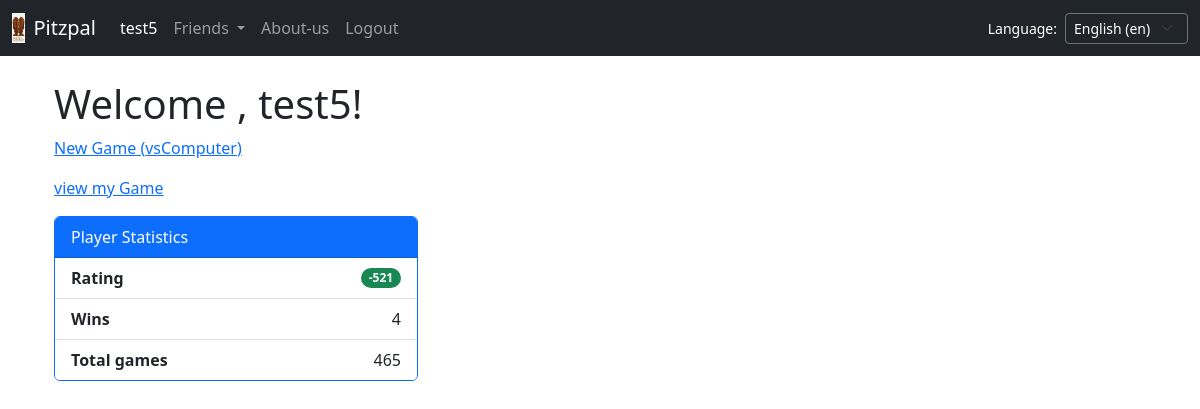
Before: /home/ (signed in) with the older database file.
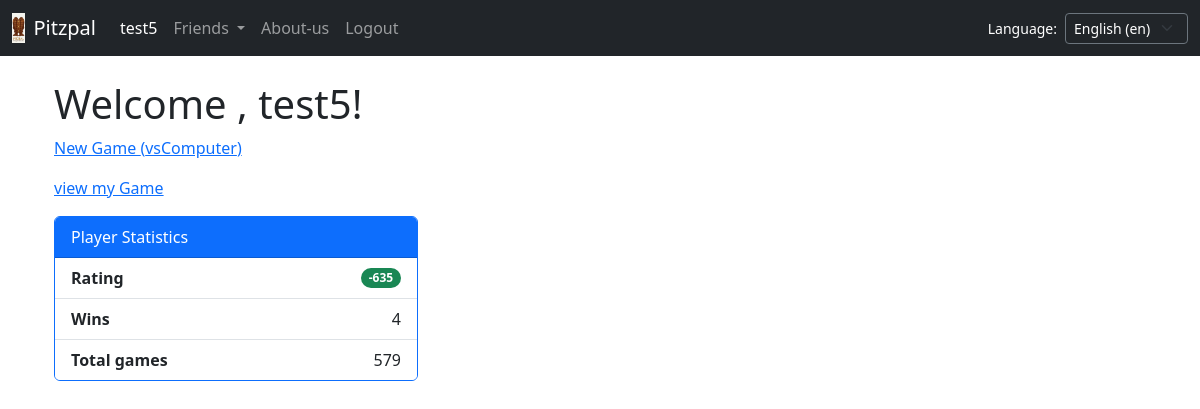
After: the same page with the newer database file.
### crm/models.py (models this page shows, shortened)
class User(AbstractUser):
    ph = models.BigIntegerField(default=0)
    dob = models.DateField(default=datetime.date(2000, 1, 1))
    email = models.EmailField(unique=True)
    rating = models.IntegerField(default=100)
    wins = models.PositiveIntegerField(default=0)
    total = models.PositiveIntegerField(default=0)

### home/views.py (the view)
# urls.py: path("", views.home_view, name="home"),
def home_view(request):
    context = {
        "page_title": "Home Page",
        "welcome_message": "Welcome to our site!",
    }
    return render(request, "home/home.html", context)

### home/templates/home/home.html (shortened to what this page needs)
{% extends 'common/base.html' %}
{% load i18n %}
{% block content %}
<div class="container mt-4">
    <div class="row">
        <div id="pitzpal-main-container">
            <h1>{% trans "Welcome" %} , {{ user.username }}!</h1>
            <frame>
            <p><a href="{%url 'new_game' 1 %}"> {% trans "New Game" %} ({% trans "vsComputer" %}) </a></p>
            </frame>
            <frame>
            <p><a href="{%url 'game_list' %}"> {% trans "view my Game" %} </a></p>
            </frame>
        </div>
    </div>
    <frame>
    <div>
        <div class="col-md-4">
            <div class="card border-primary">
                <div class="card-header bg-primary text-white">
                    {% trans "Player Statistics" %}
                </div>
                <ul class="list-group list-group-flush">
                    <li class="list-group-item d-flex justify-content-between align-items-center">
                        <strong>{% trans "Rating" %}</strong>
                        <span class="badge bg-success rounded-pill">{{ user.rating }}</span>
                    </li>
                    <li class="list-group-item d-flex justify-content-between align-items-center">
                        <strong>{% trans "Wins" %}</strong>
                        <span>{{ user.wins }}</span>
                    </li>
                    <li class="list-group-item d-flex justify-content-between align-items-center">
                        <strong>{% trans "Total games" %}</strong>
                        <span>{{ user.total }}</span>
                    </li>
                </ul>
            </div>
        </div>
    </div>
    </frame>
</div>
{% endblock %}

### home/templates/common/base.html (shortened to what this page needs)
{% load i18n %}
{% load static %}
<!doctype html>
<html lang="{{ LANGUAGE_CODE }}">
    <head>
        <link href="https://cdn.jsdelivr.net/npm/bootstrap@5.3.0/dist/css/bootstrap.min.css" rel="stylesheet" />
    </head>
    <body>
        <nav class="navbar navbar-expand-lg navbar-dark bg-dark">
            <div class="container-fluid">
                <a class="navbar-brand d-flex align-items-center" href="#">
                    <img src="{% static 'images/logo.png' %}" alt="Pitzpal Logo" height="30" class="me-2">
                    <span>{% trans "Pitzpal" %} </span>
                </a>
                <div class="collapse navbar-collapse" id="navbarNav">
                    <ul class="navbar-nav me-auto">
                        <li class="nav-item">
                            <a class="nav-link active" href="/home">{{ user.username }}</a>
                        </li>
                        <li class="nav-item dropdown">
                            <a class="nav-link dropdown-toggle" href="#" id="friendsDropdown" role="button" data-bs-toggle="dropdown" aria-expanded="false">
                                {% trans "Friends" %}
                            </a>
                        </li>
                        <li class="nav-item">
                            <a class="nav-link" href="/about">{% trans "About-us" %}</a>
                        </li>
                        <li class="nav-item">
                            {% if user.is_authenticated %}
                                <form action="{% url 'logout' %}" method="post" style="display: inline;">
                                    <button type="submit" class="nav-link" style="background:none; border:none;">
                                        {% trans "Logout" %}
                                    </button>
                                </form>
                            {% endif %}
                        </li>
                    </ul>
                    <form action="{% url 'set_language' %}" method="post" class="d-flex align-items-center m-0 text-white">
                        <label for="languageSelect" class="me-2 small">{% trans "Language:" %}</label>
                        <select name="language" id="languageSelect" onchange="this.form.submit()" class="form-select form-select-sm bg-dark text-white border-secondary" style="width: auto;">
                            {% get_current_language as LANGUAGE_CODE %}
                            {% get_available_languages as LANGUAGES %}
                            {% for lang in LANGUAGES %}
                                <option value="{{ lang.0 }}" {% if lang.0 == LANGUAGE_CODE %}selected{% endif %}>
                                    {{ lang.1 }} ({{ lang.0 }})
                                </option>
                            {% endfor %}
                        </select>
                    </form>
                </div>
            </div>
        </nav>
        <div class="container mt-4">
            {% if user.is_authenticated %}
                {% block content %}{% endblock %}
            {% endif %}
        </div>
    </body>
</html>

Changed rows visible on the page:
changed User "test5": rating "-521" → "-635"; total "465" → "579"
